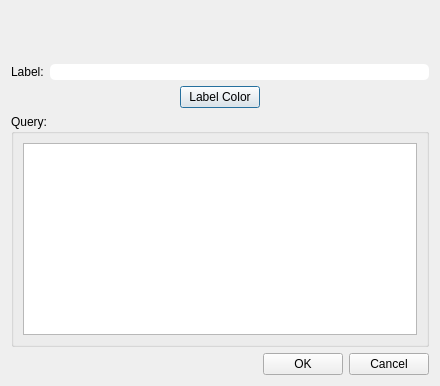
<?xml version="1.0" encoding="UTF-8"?>
<ui version="4.0">
 <class>AXDialog</class>
 <widget class="QDialog" name="AXDialog">
  <property name="geometry">
   <rect>
    <x>0</x>
    <y>0</y>
    <width>440</width>
    <height>386</height>
   </rect>
  </property>
  <property name="sizePolicy">
   <sizepolicy hsizetype="Fixed" vsizetype="Fixed">
    <horstretch>0</horstretch>
    <verstretch>0</verstretch>
   </sizepolicy>
  </property>
  <property name="maximumSize">
   <size>
    <width>440</width>
    <height>414</height>
   </size>
  </property>
  <property name="windowTitle">
   <string>Dialog</string>
  </property>
  <layout class="QVBoxLayout" name="verticalLayout_4">
   <item>
    <spacer name="verticalSpacer_2">
     <property name="orientation">
      <enum>Qt::Vertical</enum>
     </property>
     <property name="sizeHint" stdset="0">
      <size>
       <width>20</width>
       <height>40</height>
      </size>
     </property>
    </spacer>
   </item>
   <item>
    <layout class="QVBoxLayout" name="verticalLayout_3">
     <item>
      <layout class="QHBoxLayout" name="horizontalLayout_2">
       <item>
        <widget class="QLabel" name="label">
         <property name="text">
          <string>Label:</string>
         </property>
        </widget>
       </item>
       <item>
        <widget class="QLineEdit" name="lneLblName">
         <property name="styleSheet">
          <string notr="true">border-radius: 5px;</string>
         </property>
        </widget>
       </item>
      </layout>
     </item>
     <item>
      <layout class="QVBoxLayout" name="verticalLayout_2">
       <item>
        <layout class="QHBoxLayout" name="customColorLayoutH">
         <item>
          <spacer name="horizontalSpacer_3">
           <property name="orientation">
            <enum>Qt::Horizontal</enum>
           </property>
           <property name="sizeHint" stdset="0">
            <size>
             <width>40</width>
             <height>20</height>
            </size>
           </property>
          </spacer>
         </item>
         <item>
          <widget class="QPushButton" name="btnCusomColor">
           <property name="text">
            <string>Label Color</string>
           </property>
          </widget>
         </item>
         <item>
          <spacer name="horizontalSpacer_2">
           <property name="orientation">
            <enum>Qt::Horizontal</enum>
           </property>
           <property name="sizeHint" stdset="0">
            <size>
             <width>40</width>
             <height>20</height>
            </size>
           </property>
          </spacer>
         </item>
        </layout>
       </item>
      </layout>
     </item>
    </layout>
   </item>
   <item>
    <widget class="QGroupBox" name="groupBox">
     <property name="title">
      <string>Query:</string>
     </property>
     <layout class="QVBoxLayout" name="verticalLayout">
      <item>
       <widget class="QTextEdit" name="textEditQuery"/>
      </item>
     </layout>
    </widget>
   </item>
   <item>
    <layout class="QHBoxLayout" name="horizontalLayout">
     <item>
      <spacer name="horizontalSpacer">
       <property name="orientation">
        <enum>Qt::Horizontal</enum>
       </property>
       <property name="sizeHint" stdset="0">
        <size>
         <width>40</width>
         <height>20</height>
        </size>
       </property>
      </spacer>
     </item>
     <item>
      <widget class="QPushButton" name="btnOK">
       <property name="minimumSize">
        <size>
         <width>75</width>
         <height>0</height>
        </size>
       </property>
       <property name="text">
        <string>OK</string>
       </property>
      </widget>
     </item>
     <item>
      <widget class="QPushButton" name="btnCancel">
       <property name="minimumSize">
        <size>
         <width>75</width>
         <height>0</height>
        </size>
       </property>
       <property name="text">
        <string>Cancel</string>
       </property>
      </widget>
     </item>
    </layout>
   </item>
  </layout>
 </widget>
 <resources/>
 <connections/>
</ui>
